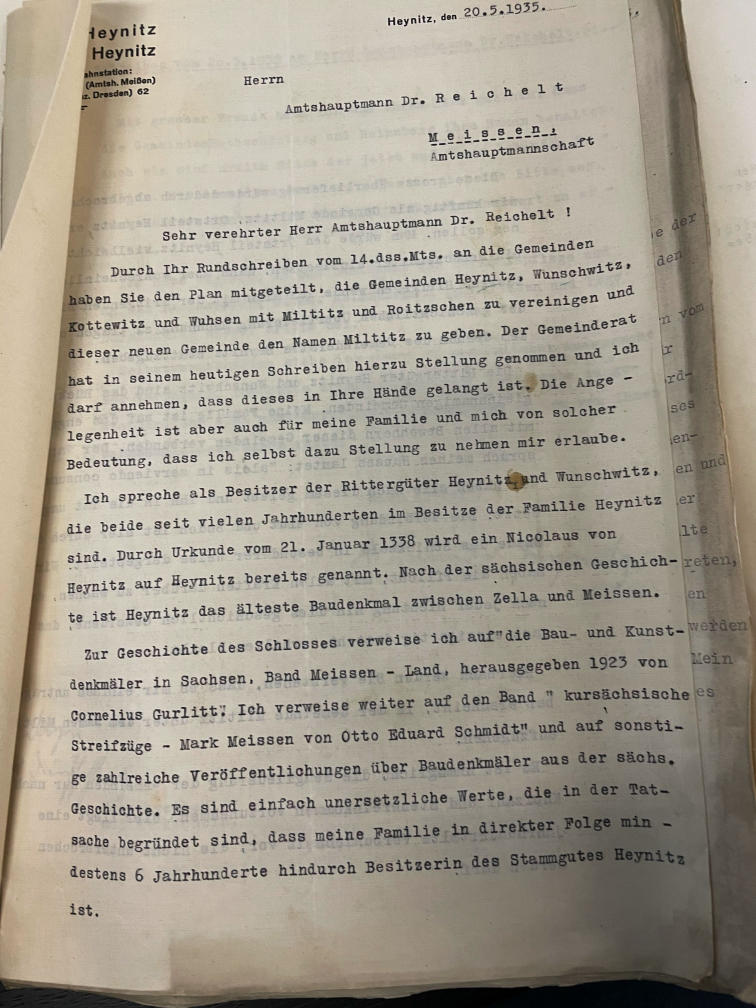
#> input picture Archiv/IMG_7226.jpg, 3024 x 4032 px (shown at 1/4 size); its folder holds only this picture in this run
$ jupyter execute --allow-errors Tesseract_Konverter.ipynb   (shell and % lines are left out)
#> lines starting #> are read from the running program, lines starting #| are printed output that depends on the picture; after the words box and inside, x2 and y2 are one past the last pixel; in counts of white or black regions, pixels touching at a corner belong together
[cell 1]
#!pip uninstall opencv-python-headless==4.5.5.62
#!pip install opencv-python-headless==4.5.2.52

# import the necessary packages
##logging
import os
#import sqlite3
#import time
##hashing
import hashlib
##tesseract
import pytesseract
import argparse
import cv2
import numpy as np
import platform


if(platform.system()=="Darwin"):
    pytesseract.pytesseract.tesseract_cmd = '/opt/homebrew/opt/tesseract/bin/tesseract'
else:
    pytesseract.pytesseract.tesseract_cmd = 'C:\\Program Files (x86)\\Tesseract-OCR\\tesseract.exe'
print(" ✅ setup ok")

[cell 2]
Fehlerzaehler = 0
Bearbeitungszaeler = 0
Ergebnisszaehler = 0
dateizaehler_eingang = 0
dateizähler_ausgang = 0

[cell 3]
def list_files(folder):
    entrys=[]
    if(folder==""):
        folder='.'
    for entry in os.scandir(folder):
        if entry.is_file():
            #print(entry.name)
            entrys.append(folder+'/'+entry.name)
    return entrys

def create_DB():
    pass
def getHash(filename):
#> called with filename = 'Archiv/IMG_7226.jpg'
    h  = hashlib.sha256()
    b  = bytearray(128*1024)
    mv = memoryview(b)
    with open(filename, 'rb', buffering=0) as f:
        for n in iter(lambda : f.readinto(mv), 0):
            h.update(mv[:n])
    return h.hexdigest()

def fill_in_DB(file,hash,ergebniss):
    pass
def scannPic(pic):

#> called with pic = 'Archiv/IMG_7226.jpg'
    img = cv2.imread(pic,0)
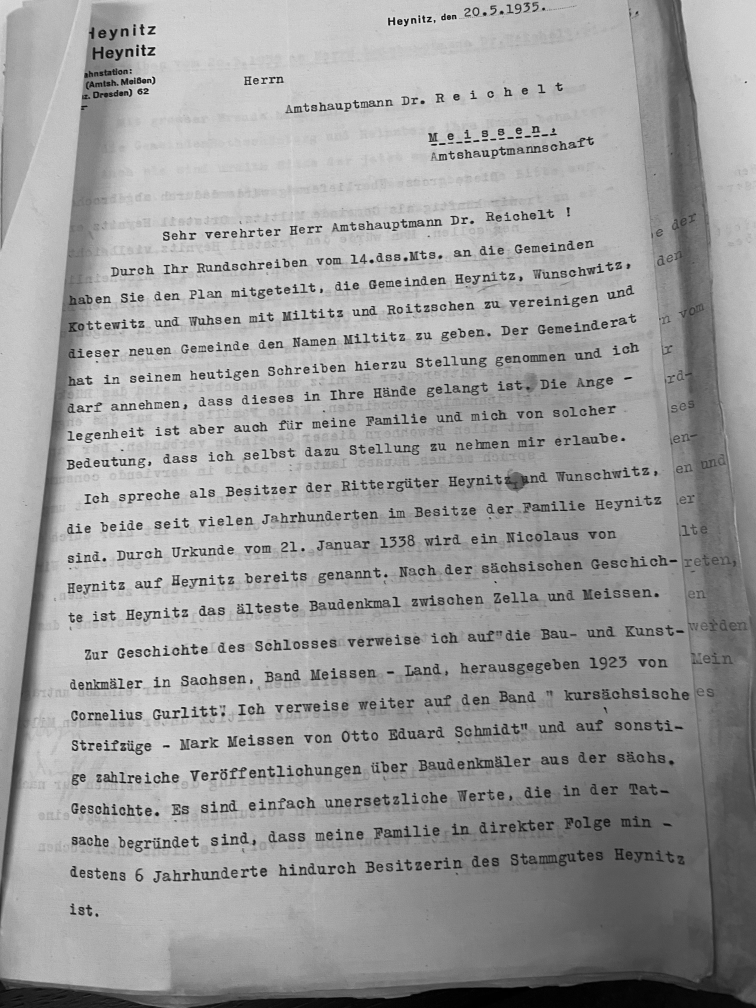
#> img: shape (4032, 3024) (shown at 1/4 size); min 0, max 255, mean 156.6
    img = cv2.cvtColor(img, cv2.COLOR_BGR2RGB)
#> img: shape (4032, 3024, 3)
    grayImage = cv2.cvtColor(img, cv2.COLOR_BGR2GRAY)
    (thresh, blackAndWhiteImage) = cv2.threshold(grayImage, 127, 255, cv2.THRESH_BINARY)
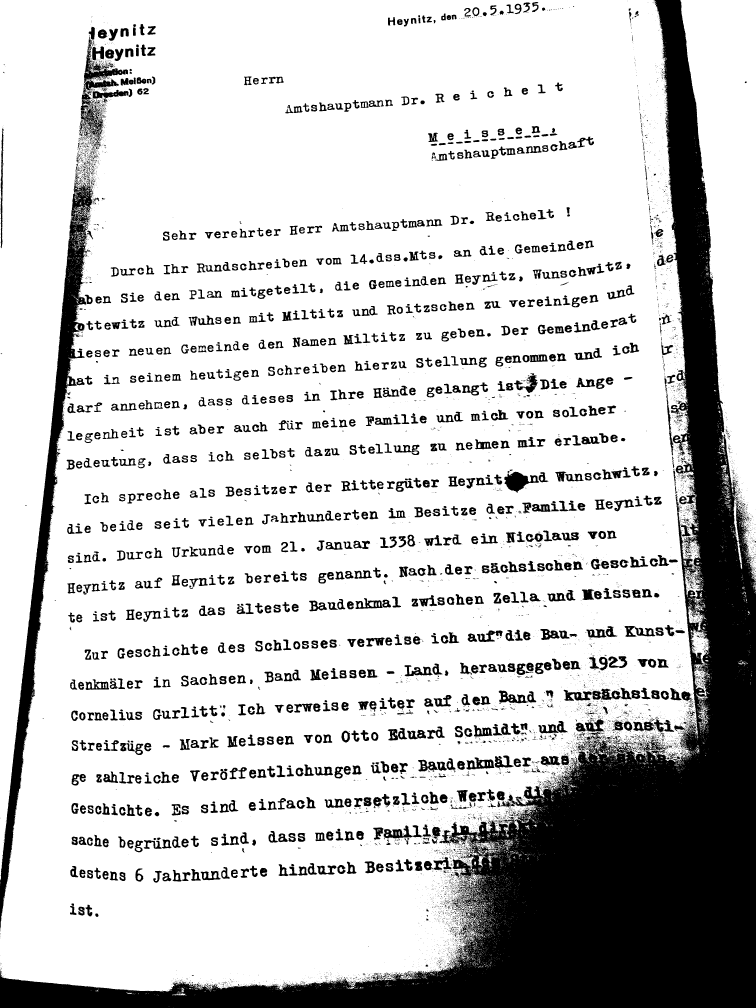
#> blackAndWhiteImage: shape (4032, 3024) (shown at 1/4 size); 77.9% white; 10892 black regions (9130 under 20 px), largest, box (x1, y1, x2, y2) and area: (0, 0, 3024, 4032) 1754672, (0, 690, 373, 3726) 131952, (316, 147, 512, 563) 17013
    # use Tesseract to OCR the image
    custom_config = r'--oem 2 --psm 6 ' #3 6
    text = pytesseract.image_to_string(blackAndWhiteImage,lang="deu+deu_frak", config=custom_config)
    return text

$ run again, on Archiv/IMG_7232.jpg
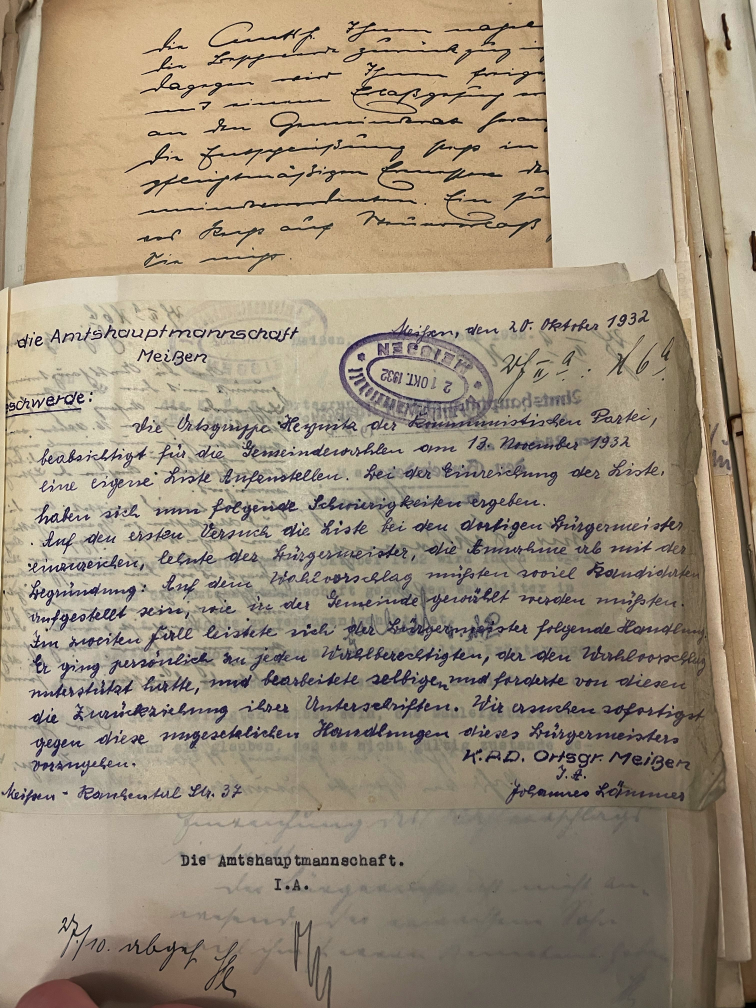
#> input picture Archiv/IMG_7232.jpg, 3024 x 4032 px (shown at 1/4 size)
#> in scannPic, `img = cv2.imread(pic,0)`:
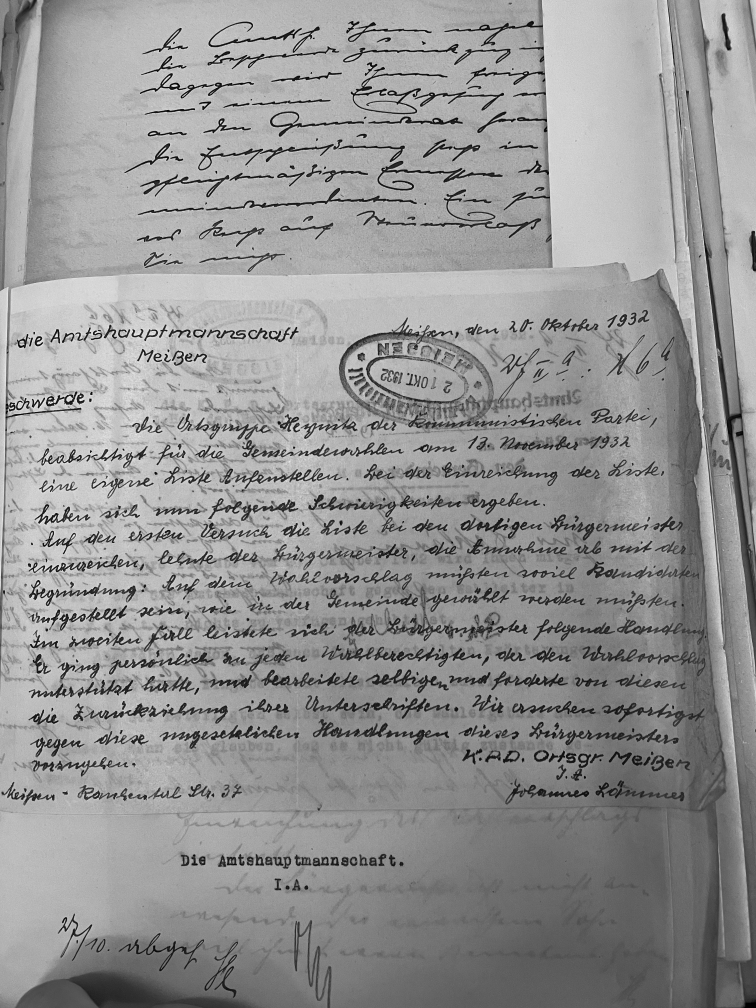
#> img: shape (4032, 3024) (shown at 1/4 size); min 0, max 255, mean 148.1
#> in scannPic, `(thresh, blackAndWhiteImage) = cv2.threshold(grayImage, 127, 255, cv2...`:
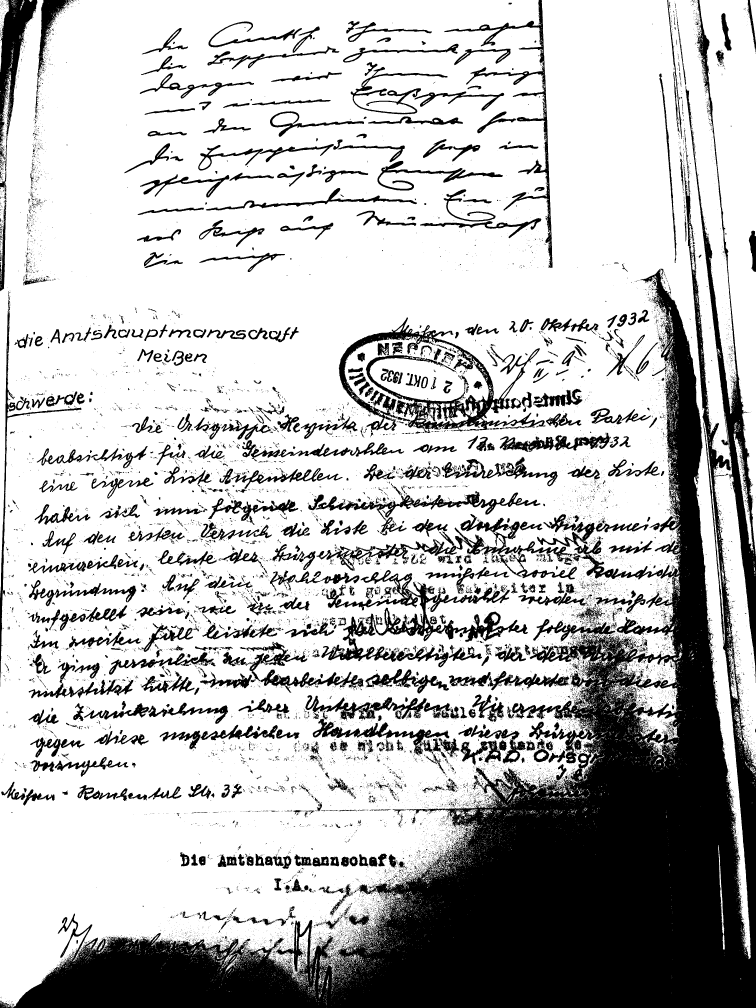
#> blackAndWhiteImage: shape (4032, 3024) (shown at 1/4 size); 73.1% white; 18799 black regions (17145 under 20 px), largest, box (x1, y1, x2, y2) and area: (49, 665, 3024, 4032) 1985223, (2742, 0, 3024, 2732) 77601, (1355, 1270, 2182, 1732) 72818

$ run again, on Archiv/IMG_7238.jpg
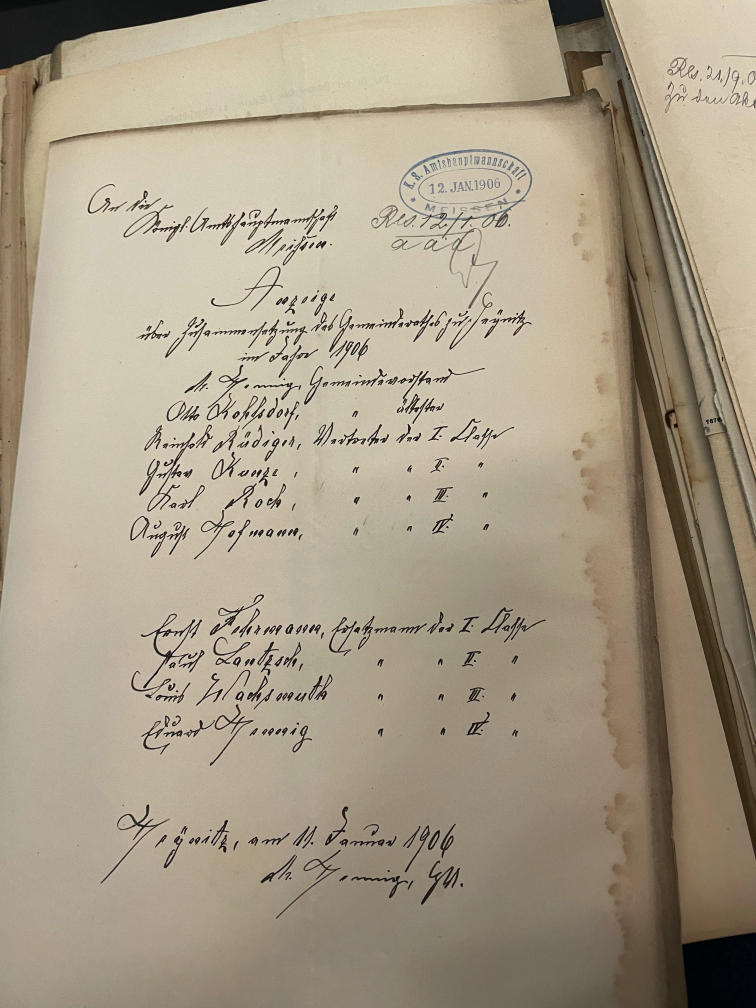
#> input picture Archiv/IMG_7238.jpg, 3024 x 4032 px (shown at 1/4 size)
#> in scannPic, `img = cv2.imread(pic,0)`:
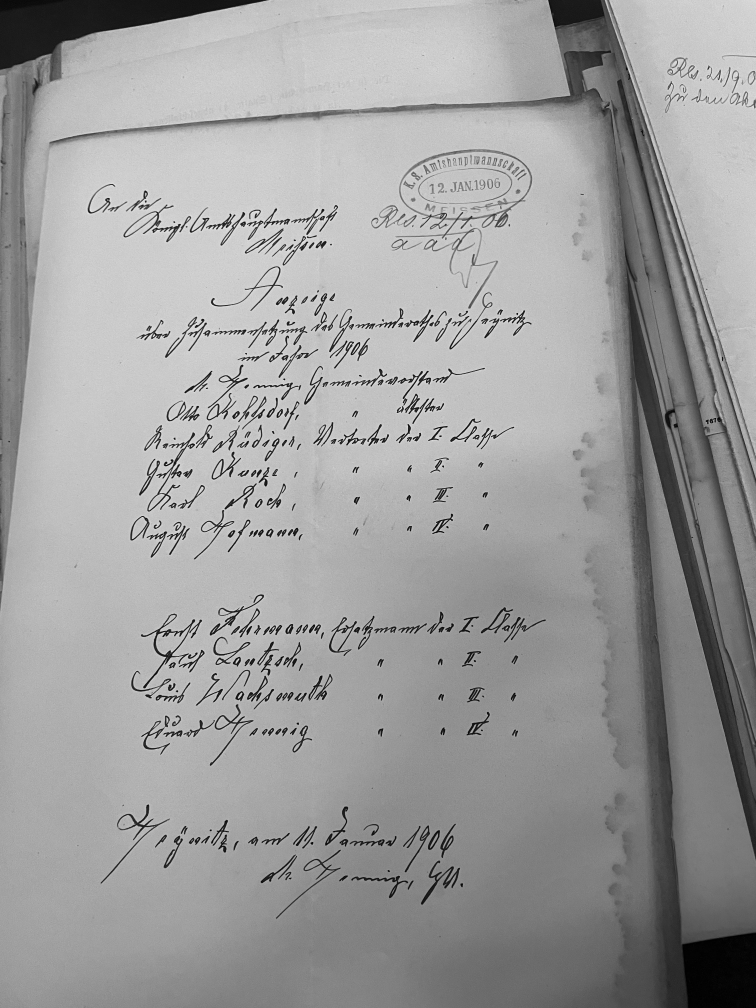
#> img: shape (4032, 3024) (shown at 1/4 size); min 0, max 255, mean 157.1
#> in scannPic, `(thresh, blackAndWhiteImage) = cv2.threshold(grayImage, 127, 255, cv2...`:
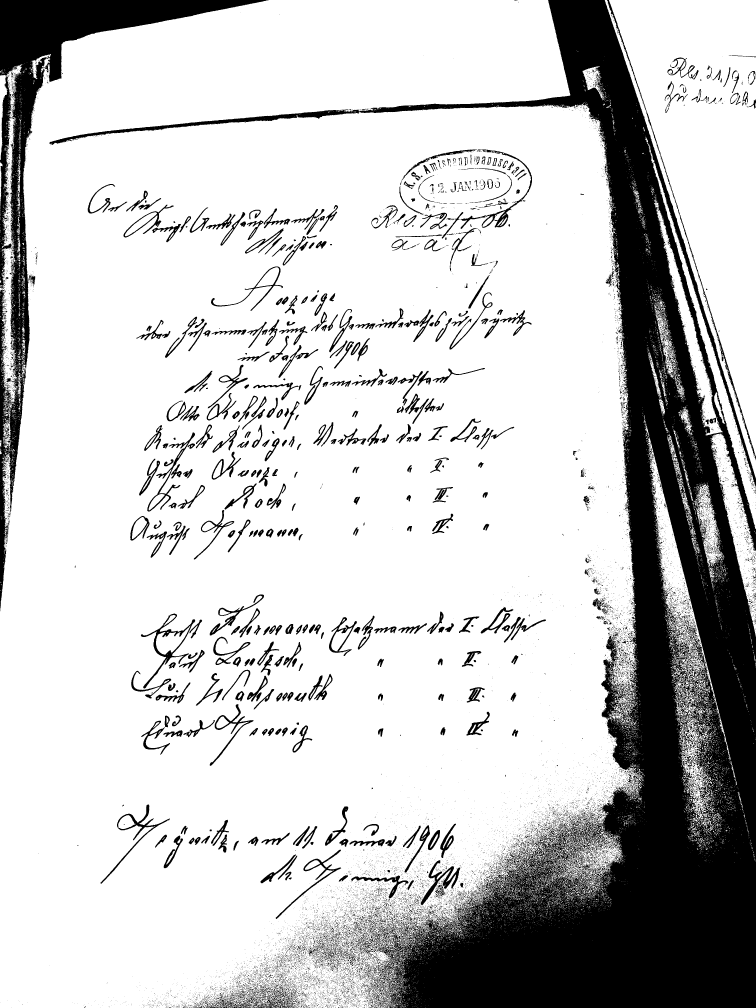
#> blackAndWhiteImage: shape (4032, 3024) (shown at 1/4 size); 78.5% white; 19842 black regions (18497 under 20 px), largest, box (x1, y1, x2, y2) and area: (198, 0, 3024, 4032) 1899321, (0, 0, 1075, 2445) 260995, (2428, 0, 3024, 1841) 8779

$ run again, on Archiv/IMG_7239.jpg
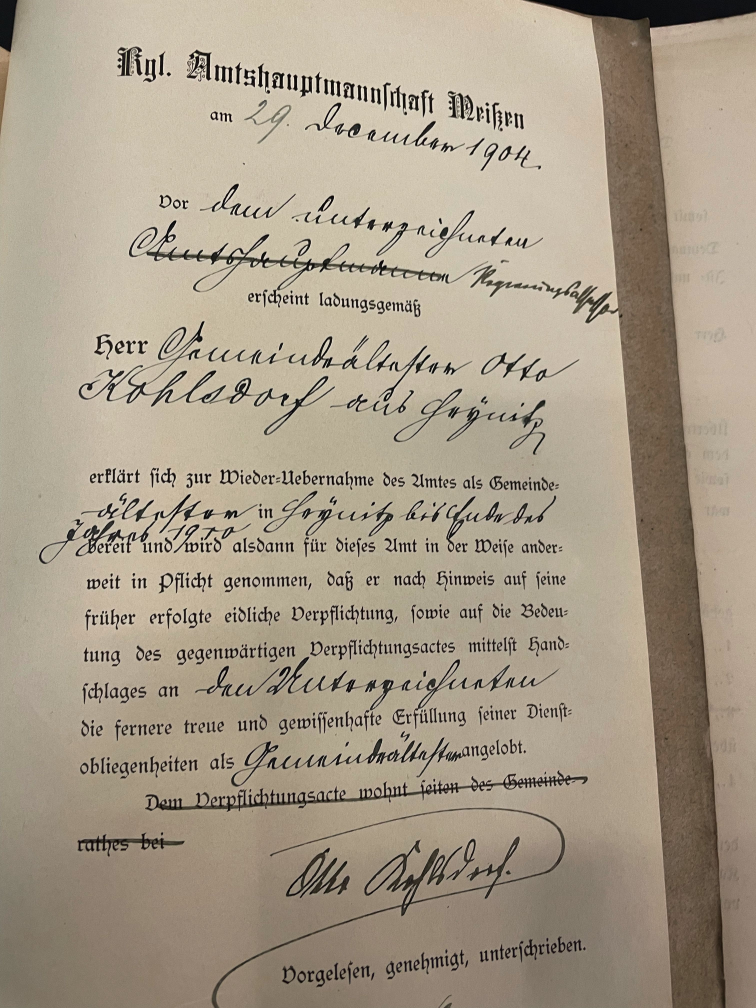
#> input picture Archiv/IMG_7239.jpg, 3024 x 4032 px (shown at 1/4 size)
#> in scannPic, `img = cv2.imread(pic,0)`:
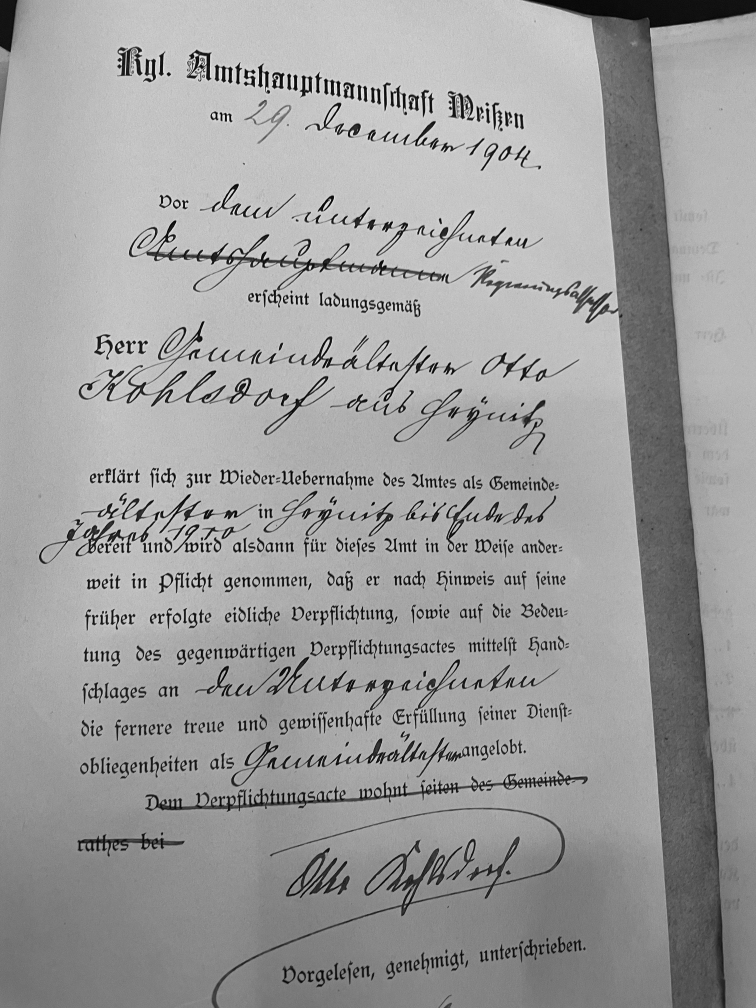
#> img: shape (4032, 3024) (shown at 1/4 size); min 0, max 255, mean 156.7
#> in scannPic, `(thresh, blackAndWhiteImage) = cv2.threshold(grayImage, 127, 255, cv2...`:
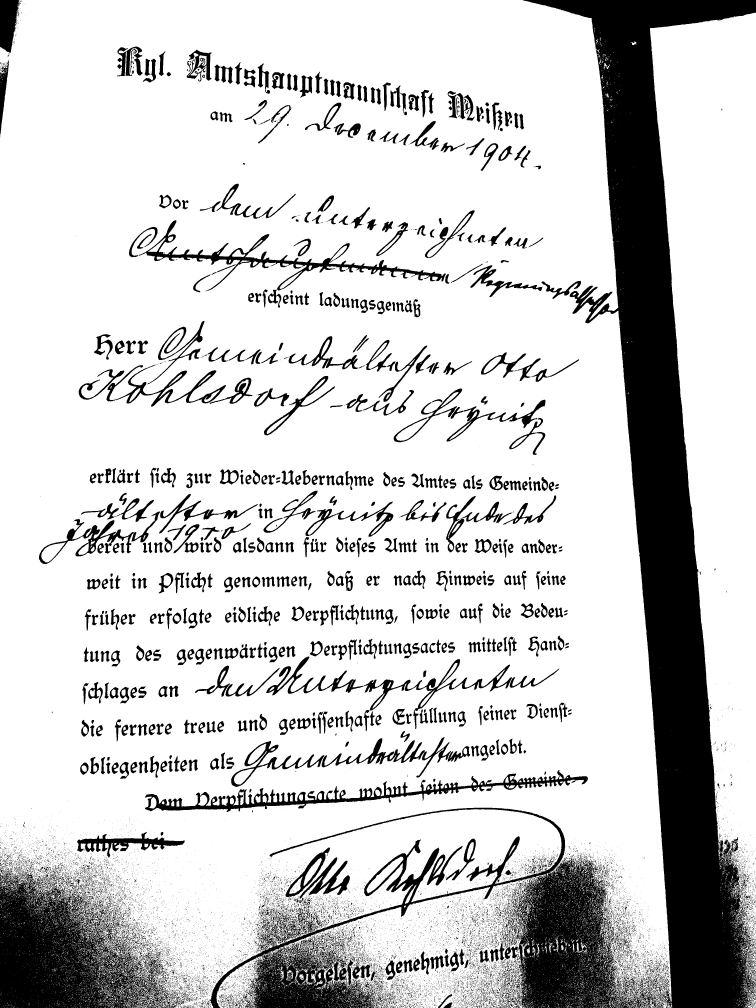
#> blackAndWhiteImage: shape (4032, 3024) (shown at 1/4 size); 80.7% white; 22193 black regions (20705 under 20 px), largest, box (x1, y1, x2, y2) and area: (838, 0, 3024, 4032) 1309282, (0, 3470, 707, 4032) 208178, (580, 3080, 2351, 3248) 48191
